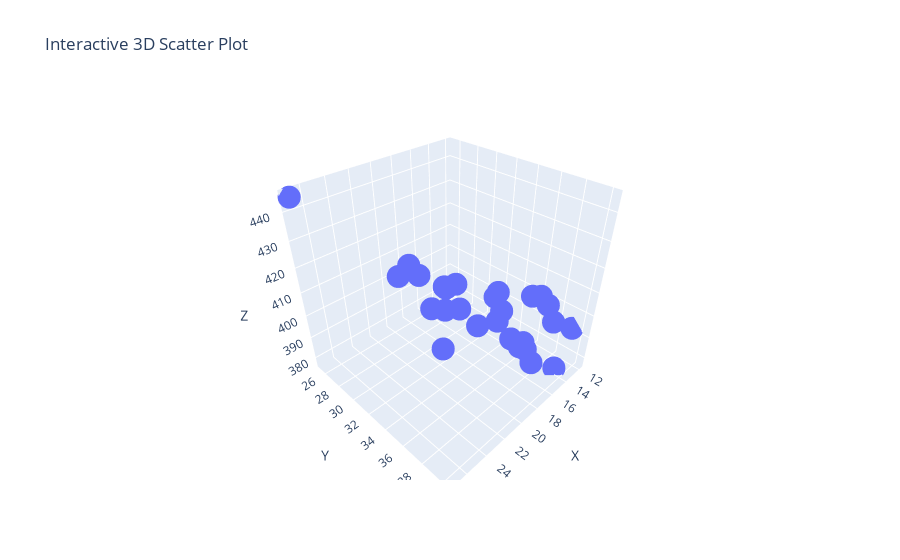

The notebook cell this image was saved under:
### Code cell
import plotly.graph_objects as go
import numpy as np

# Generate some random data
np.random.seed(42)
n_points = 100
x = df['Average Speed Lane 1']
y = df['Average Occupancy Lane 1']
z = df['Aggregate ramp metering rate']

# Create a 3D scatter plot
fig = go.Figure(data=[go.Scatter3d(x=x, y=y, z=z, mode='markers')])

# Set axes labels and title
fig.update_layout(scene=dict(xaxis_title='X', yaxis_title='Y', zaxis_title='Z'),
                  title='Interactive 3D Scatter Plot')

# Show the plot
fig.show()

### Figure 1 — Plotly figure (JSON) as saved in the notebook; plotly's stock layout.template omitted (floating-point values rounded to 4 significant figures)
{"data": [{"mode": "markers", "type": "scatter3d", "x": [27.13, 13.8, 23.47, 20.8, 20.87, 17.2, 15.4, 16.4, 18.33, 17.8, 18.27, 18.87, 19.27, 18.67, 15.93, 16.27, 21.8, 18.93, 19.2, 18.47, 14.2, 16.13, 11.93, 14.93, 16.13, 16.87, 16.87], "y": [25.27, 39.27, 33.73, 33.53, 28.2, 39.07, 37.33, 37.33, 32.6, 35.67, 30.87, 36.73, 31.8, 32.47, 39.07, 34.87, 30.73, 29.93, 31.53, 34.67, 36.53, 35.13, 39.27, 37.8, 36.27, 37.93, 40.2], "z": [445, 377.5, 427.5, 416.7, 410, 390, 410, 390, 400, 411.2, 395, 418, 410, 411.2, 411.7, 395, 421.7, 395, 380, 398, 380, 400, 392, 410, 390, 395, 410]}], "layout": {"scene": {"xaxis": {"title": {"text": "X"}}, "yaxis": {"title": {"text": "Y"}}, "zaxis": {"title": {"text": "Z"}}}, "title": {"text": "Interactive 3D Scatter Plot"}}}
